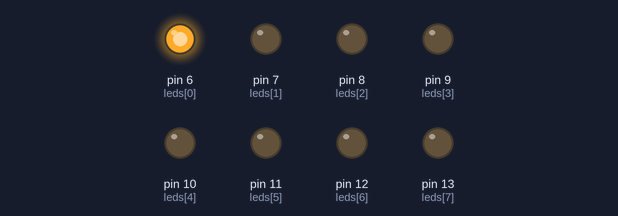
The sketch below on a simulated Arduino Uno, built with avr-gcc and run on an emulated ATmega328P. Shown: output pins drawn as LEDs (lit = HIGH).

Above: at 0.2 s.
At 1.2 s:
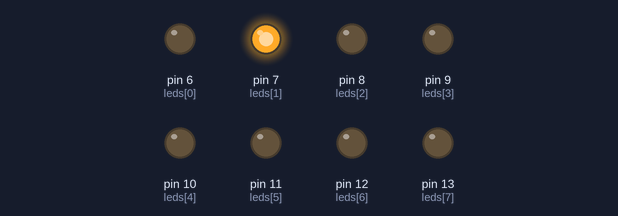
At 2.2 s:
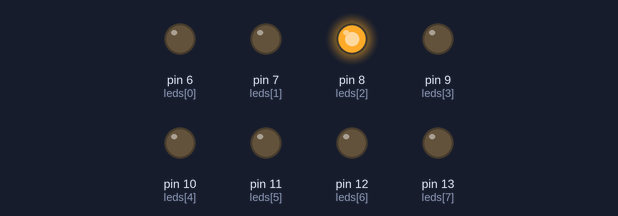
At 5.2 s:
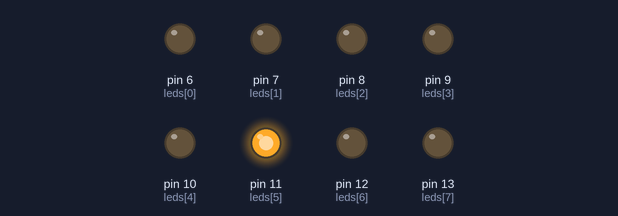
At 7.2 s:
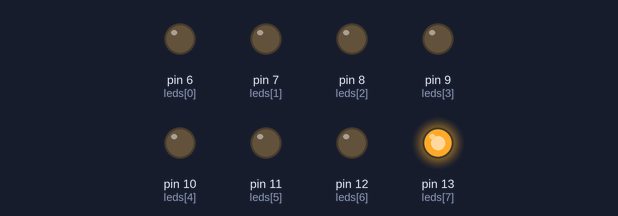
At 9.7 s:
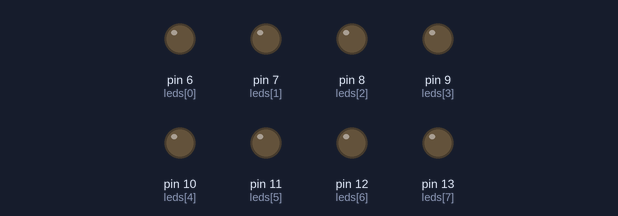
Timing chart, 0 to 10.4 s (numbered marks = the images above):
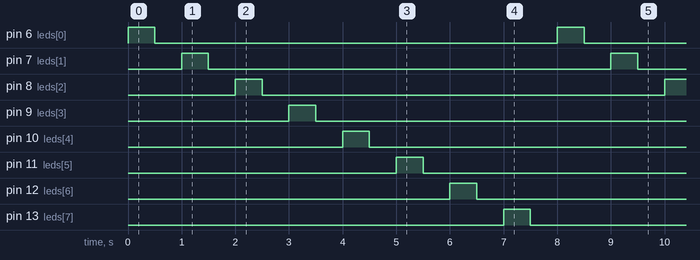

The sketch:

clignottement_fonction.ino
```cpp
// Déclaration des broches des LEDs
const int leds[] = {6, 7, 8, 9, 10, 11, 12, 13};
const int nbLeds = sizeof(leds) / sizeof(leds[0]);

void setup() {
  for (int i = 0; i < nbLeds; i++) {
    pinMode(leds[i], OUTPUT);
  }
}

void clignoterLed(int ledPin) {
  digitalWrite(ledPin, HIGH);
  delay(500);
  digitalWrite(ledPin, LOW);
  delay(500);
}

void loop() {
  for (int i = 0; i < nbLeds; i++) {
    clignoterLed(leds[i]);
  }
}
```

Measured:
- by itself, pin 6 (leds[0]), pin 7 (leds[1]), pin 8 (leds[2]), pin 9 (leds[3]), pin 10 (leds[4]), pin 11 (leds[5]), pin 12 (leds[6]), pin 13 (leds[7]): alternates HIGH for 0.50 s and LOW for 7.5 s
- by itself, everything shown: repeats every 8.0 s, in 16 steps
